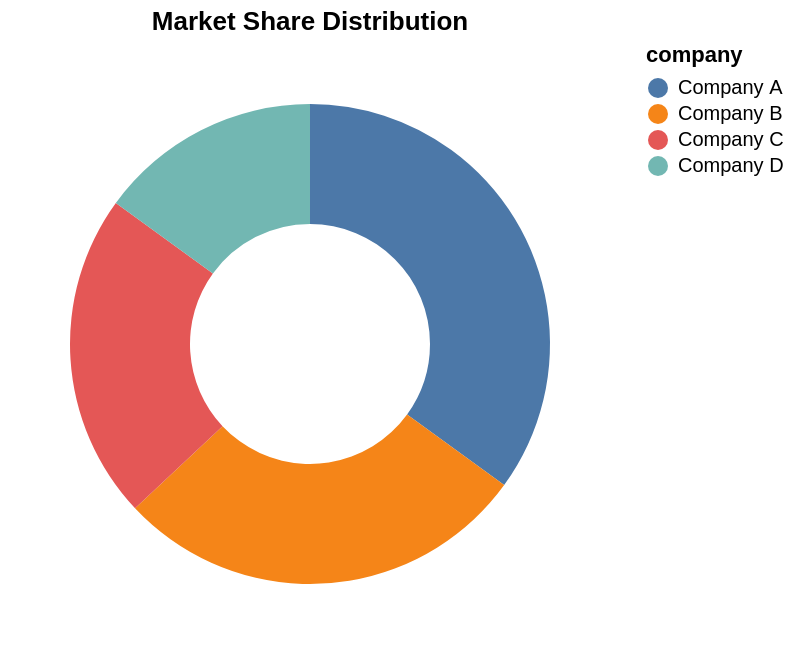

The Vega-Lite source for this figure:
### Vega-Lite specification from a JSON file in a GitHub repository (floating-point values rounded to 4 significant figures)
{"$schema": "https://vega.github.io/schema/vega-lite/v6.json", "description": "Market share distribution", "data": {"values": [{"company": "Company A", "share": 35}, {"company": "Company B", "share": 28}, {"company": "Company C", "share": 22}, {"company": "Company D", "share": 15}]}, "mark": {"type": "arc", "innerRadius": 60, "outerRadius": 120}, "encoding": {"theta": {"field": "share", "type": "quantitative"}, "color": {"field": "company", "type": "nominal"}}, "title": "Market Share Distribution"}
